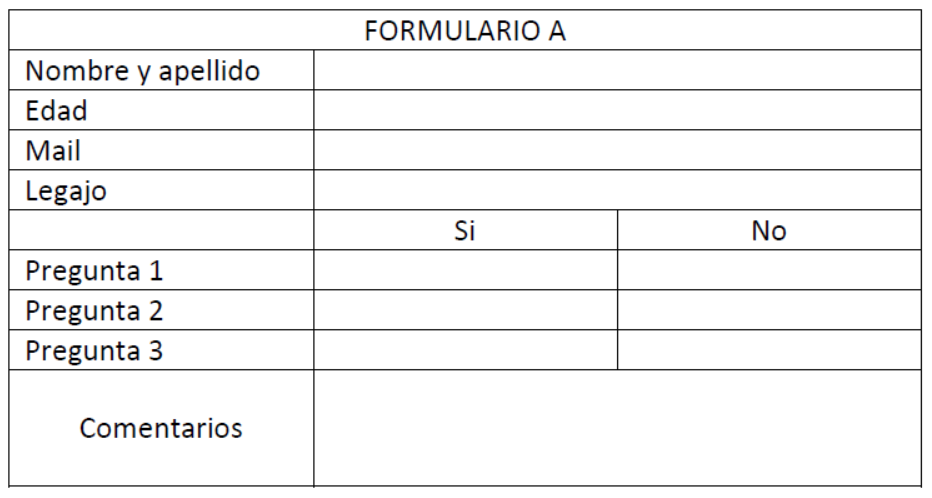
#> input picture formulario_vacio.png, 932 x 498 px
$ python tp1_pdi_ej2.py   (older library calls are emulated)
#> lines starting #> are read from the running program, lines starting #| are printed output that depends on the picture; after the words box and inside, x2 and y2 are one past the last pixel; in counts of white or black regions, pixels touching at a corner belong together
import cv2
import numpy as np


f_vacio = cv2.imread('formulario_vacio.png', cv2.IMREAD_GRAYSCALE)

f1 = cv2.imread('formulario_01.png', cv2.IMREAD_GRAYSCALE)
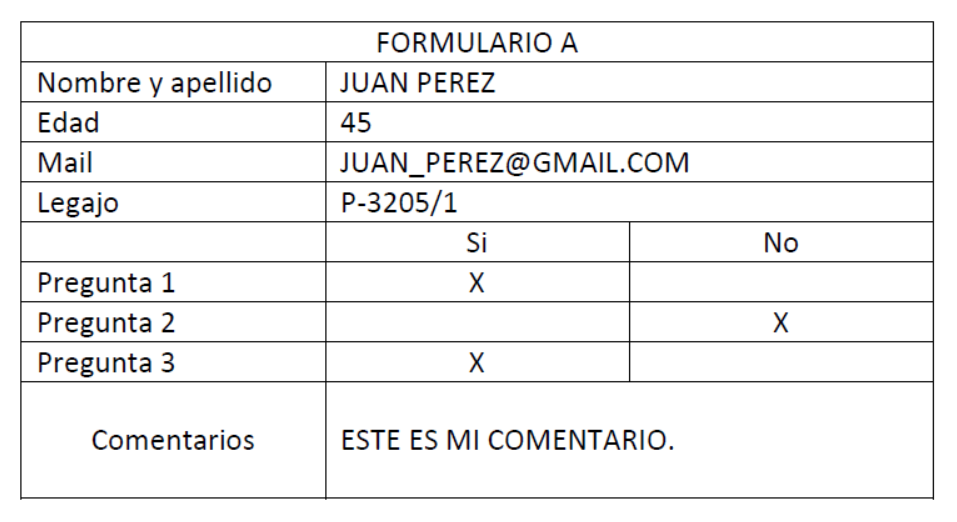
#> input picture formulario_01.png, 957 x 522 px
f2 = cv2.imread('formulario_02.png', cv2.IMREAD_GRAYSCALE)
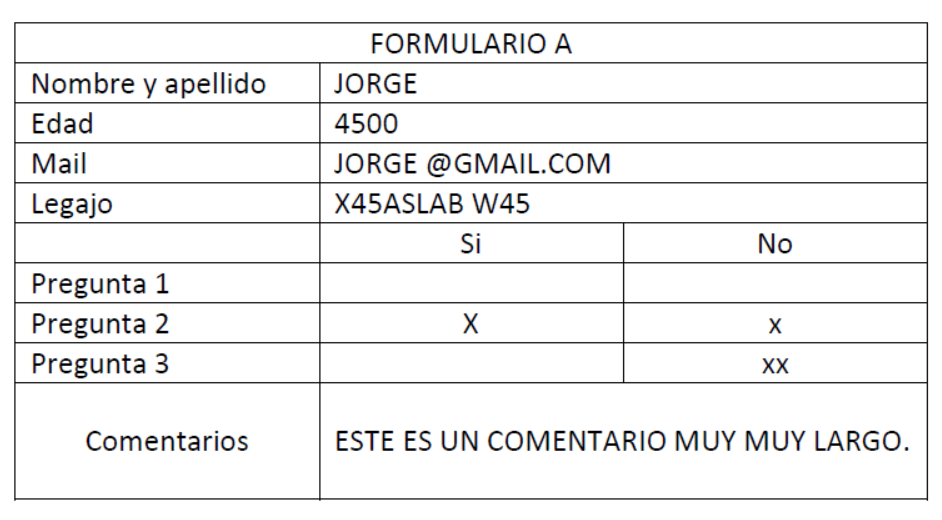
#> input picture formulario_02.png, 942 x 520 px
f3 = cv2.imread('formulario_03.png', cv2.IMREAD_GRAYSCALE)
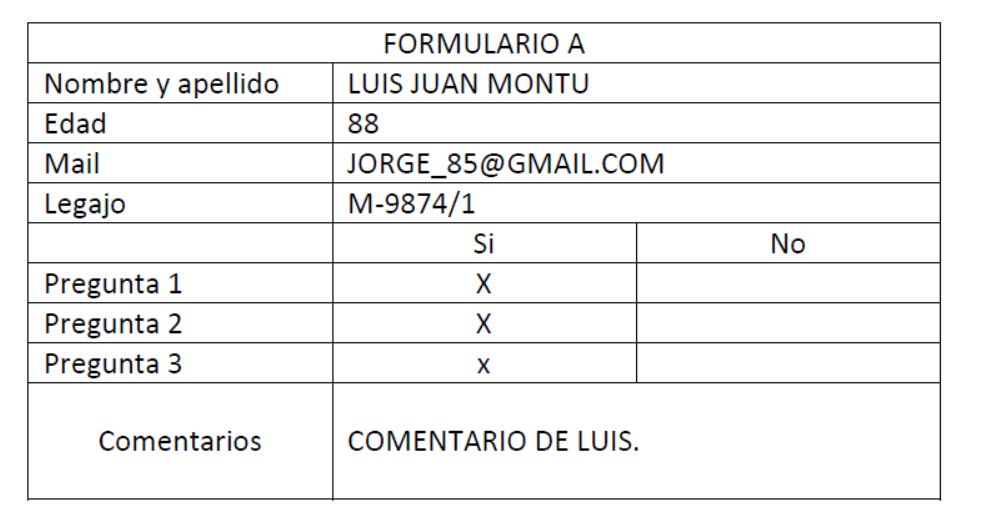
#> input picture formulario_03.png, 987 x 521 px
f4 = cv2.imread('formulario_04.png', cv2.IMREAD_GRAYSCALE)
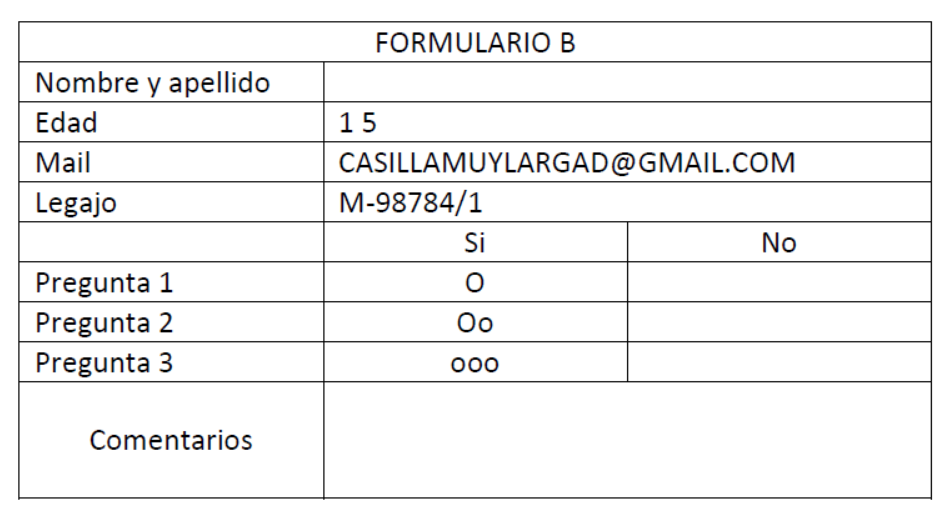
#> input picture formulario_04.png, 948 x 513 px
f5 = cv2.imread('formulario_05.png', cv2.IMREAD_GRAYSCALE)
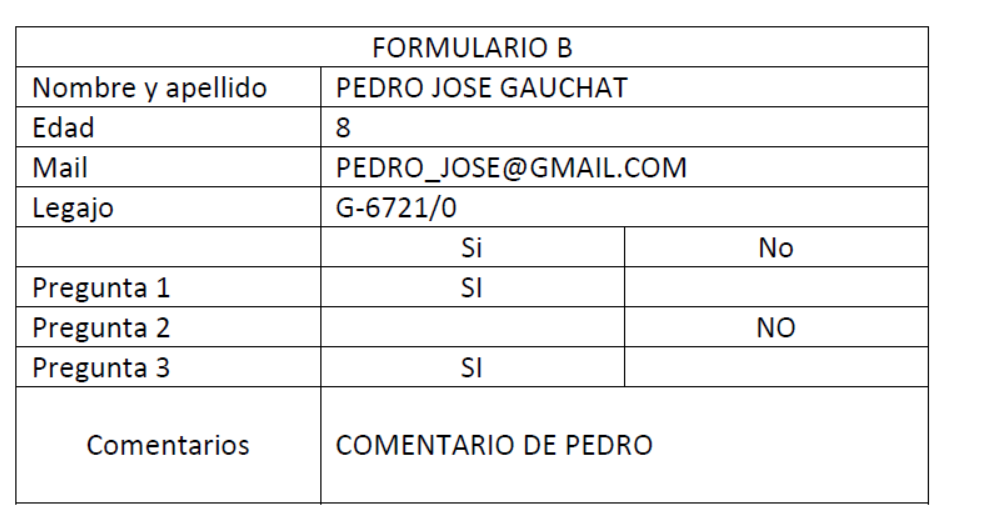
#> input picture formulario_05.png, 986 x 525 px

#---------------------Datos columnas-----------------------------------

#Obtenemos los índices de las columnas de cada celda

def indices_columnas(form):
    img_cols = np.sum(form,0)
    cant_cols = 2
    unique_values = np.unique(img_cols)
    top_cols_largest = unique_values[-cant_cols:]
    img_cols_th = img_cols >= min(top_cols_largest)
    col_indices = np.where(img_cols_th)
    list_col_indices = col_indices[0].tolist()
    col_ind_start = {}
    for i in range(len(list_col_indices)-2):
        # Verifica si el índice es impar
        if i % 2 != 0:
            # Asigna la clave como un número entero del 1 en adelante
            clave = len(col_ind_start) + 1
            # Asigna el valor como la posición impar de la lista más uno
            valor = list_col_indices[i] + 2
            # Agrega la entrada al diccionario
            col_ind_start[clave] = valor
    col_ind_end = {}
    for i in range(len(list_col_indices)):
        # Verifica si el índice es impar
        if i % 2 == 0 and i > 1:
            # Asigna la clave como un número entero del 1 en adelante
            clave = len(col_ind_end) + 1
            # Asigna el valor como la posición impar de la lista más uno
            valor = list_col_indices[i] - 2
            # Agrega la entrada al diccionario
            col_ind_end[clave] = valor
    valor_int = int((col_ind_end[2] - col_ind_start[2]) / 2)
    col_ind_start[3] = col_ind_start[2] + valor_int +3
    col_ind_end[3] = col_ind_end[2] - (valor_int +3)
    return col_ind_start, col_ind_end

#---------------------Datos filas---------------------------------

#Obtenemos los índices de las filas de cada celda

def indices_filas(form):
    img_rows = np.sum(form,1)
    cant_rows = 1
    unique_values = np.unique(img_rows)
    top_rows_largest = unique_values[-cant_rows:]
    img_rows_th = img_rows >= top_rows_largest
    row_indices = np.where(img_rows_th)
    list_row_indices = row_indices[0].tolist()
    row_ind_start = {}
    for i in range(len(list_row_indices)-2):
        # Verifica si el índice es impar
        if i % 2 != 0:
            # Asigna la clave como un número entero del 1 en adelante
            clave = len(row_ind_start) + 1
            # Asigna el valor como la posición impar de la lista más uno
            valor = list_row_indices[i] + 2
            # Agrega la entrada al diccionario
            row_ind_start[clave] = valor
    row_ind_end = {}
    for i in range(len(list_row_indices)):
        # Verifica si el índice es impar
        if i % 2 == 0 and i > 1:
            # Asigna la clave como un número entero del 1 en adelante
            clave = len(row_ind_end) + 1
            # Asigna el valor como la posición impar de la lista más uno
            valor = list_row_indices[i] - 2
            # Agrega la entrada al diccionario
            row_ind_end[clave] = valor
    return row_ind_start, row_ind_end

#-------------------------Campos formulario---------------------------------------

#Obtenemos las celdas de interés

def campos_formulario(form, row_ind_start, row_ind_end, col_ind_start, col_ind_end):
    tipo_form = form[row_ind_start[1]:row_ind_end[1] , col_ind_start[1]:col_ind_end[2]]
    nom_ape = form[row_ind_start[2]:row_ind_end[2] , col_ind_start[2]:col_ind_end[2]]
    edad = form[row_ind_start[3]:row_ind_end[3] , col_ind_start[2]:col_ind_end[2]]
    mail = form[row_ind_start[4]:row_ind_end[4] , col_ind_start[2]:col_ind_end[2]]
    legajo = form[row_ind_start[5]:row_ind_end[5] , col_ind_start[2]:col_ind_end[2]]
    preg1_si = form[row_ind_start[7]:row_ind_end[7] , col_ind_start[2]:col_ind_end[3]]
    preg2_si = form[row_ind_start[8]:row_ind_end[8] , col_ind_start[2]:col_ind_end[3]]
    preg3_si = form[row_ind_start[9]:row_ind_end[9] , col_ind_start[2]:col_ind_end[3]]
    preg1_no = form[row_ind_start[7]:row_ind_end[7] , col_ind_start[3]:col_ind_end[2]]
    preg2_no = form[row_ind_start[8]:row_ind_end[8] , col_ind_start[3]:col_ind_end[2]]
    preg3_no = form[row_ind_start[9]:row_ind_end[9] , col_ind_start[3]:col_ind_end[2]]
    coment = form[row_ind_start[10]:row_ind_end[10] , col_ind_start[2]:col_ind_end[2]]
    campos = [tipo_form, nom_ape, edad, mail, legajo, preg1_si, preg2_si, preg3_si, preg1_no, preg2_no, preg3_no, coment]
    return campos


#Obtenemos cantidad de palabras y caracteres
def comp_conectados_espacios(celda):
    f_point = celda < 150
    f_point = f_point.astype(np.uint8)
    connectivity = 8
    num_labels, labels, stats, centroids = cv2.connectedComponentsWithStats(f_point, connectivity, cv2.CV_32S)
    caracteres = 0
    palabras = 0
    if  num_labels <= 2:
        caracteres = num_labels - 1
        palabras = num_labels - 1
    else:
        ind_ord = np.argsort(stats[:,0])
        stats_ord = stats[ind_ord]
        resultados = []
        for i in range(2,num_labels):
            fila_actual = stats_ord[i]
            fila_anterior = stats_ord[i - 1]
            suma = fila_actual[0] - (fila_anterior[0] + fila_anterior[2])
            resultados.append(suma)
        espacios = 0
        for valor in resultados:
            if valor >= 9:
                espacios += 1
        palabras = espacios + 1
        caracteres = num_labels + espacios - 1
    return caracteres, palabras


#Obtenemos la cantidad de píxeles de de la letra del formulRIO
def num_pix_letra_for(f):
    img_th = f < 200
    row_inicio, row_final = indices_filas(img_th)
    col_inicio, col_final = indices_columnas(img_th)
    campos = campos_formulario(f,row_inicio, row_final, col_inicio, col_final)
    f_point = campos[0] < 150
    f_point = f_point.astype(np.uint8)
    connectivity = 8
    num_labels, labels, stats, centroids = cv2.connectedComponentsWithStats(f_point, connectivity, cv2.CV_32S)
    ind_ord = np.argsort(stats[:,0])
    stats_ord = stats[ind_ord]
    valor_letra = stats_ord[-1, -1]
    return valor_letra


def formularios(f, nro):


    def tipo_formulario(form):
        letra = num_pix_letra_for(form)
        tipo_form = "A" if letra == letra_a  else "B"
        return tipo_form
    def nombre_apellido(nom_ape):
        caracteres, palabras = comp_conectados_espacios(nom_ape)
        result_nomb_ape = "OK" if 1 < caracteres <= 25 and palabras > 1 else "MAL"
        return result_nomb_ape
    def edad(edad):
        caracteres, palabras = comp_conectados_espacios(edad)
        result_edad = "OK" if 0 < caracteres <= 3 and palabras == 1 else "MAL"
        return result_edad
    def mail(mail):
        caracteres, palabras = comp_conectados_espacios(mail)
        result_mail = "OK" if 1 < caracteres <= 25 and palabras == 1 else "MAL"
        return result_mail
    def legajo(legajo):
        caracteres, palabras = comp_conectados_espacios(legajo)
        result_legajo = "OK" if caracteres == 8 and palabras == 1 else "MAL"
        return result_legajo
    def preg1(preg_si, preg_no):
        caracteres_si, palabras_si = comp_conectados_espacios(preg_si)
        caracteres_no, palabras_no = comp_conectados_espacios(preg_no)
        if (caracteres_si == 1 and caracteres_no != 1) or (caracteres_si != 1 and caracteres_no == 1):
            result_preg1 = "OK"
        else:
            result_preg1 = "MAL"
        return result_preg1
    def preg2(preg_si, preg_no):
        caracteres_si, palabras_si = comp_conectados_espacios(preg_si)
        caracteres_no, palabras_no = comp_conectados_espacios(preg_no)
        if (caracteres_si == 1 and caracteres_no != 1) or (caracteres_si != 1 and caracteres_no == 1):
            result_preg2 = "OK"
        else:
            result_preg2 = "MAL"
        return result_preg2
    def preg3(preg_si, preg_no):
        caracteres_si, palabras_si = comp_conectados_espacios(preg_si)
        caracteres_no, palabras_no = comp_conectados_espacios(preg_no)
        if (caracteres_si == 1 and caracteres_no != 1) or (caracteres_si != 1 and caracteres_no == 1):
            result_preg3 = "OK"
        else:
            result_preg3 = "MAL"
        return result_preg3
    def comentario(coment):
        caracteres, palabras = comp_conectados_espacios(coment)
        result_comentario = "OK" if 1 < caracteres <= 25 and palabras >= 1 else "MAL"
        return result_comentario

    img_th = f < 200

    row_inicio, row_final = indices_filas(img_th)
    col_inicio, col_final = indices_columnas(img_th)

    campos = campos_formulario(f,row_inicio, row_final, col_inicio, col_final)

    resultados = {
        "Tipo de Formulario": tipo_formulario(f),
        "Nombre y Apellido": nombre_apellido(campos[1]),
        "Edad": edad(campos[2]),
        "Mail": mail(campos[3]),
        "Legajo": legajo(campos[4]),
        "Pregunta 1": preg1(campos[5],campos[8]),
        "Pregunta 2": preg2(campos[6],campos[9]),
        "Pregunta 3": preg3(campos[7],campos[10]),
        "Comentario": comentario(campos[11])
    }
    print("+------------------------+-----------+")
    print(f"|         Formulario {nro}               |")
    print("+------------------------+-----------+")
    print("| Campo                  | Resultado |")
    print("+------------------------+-----------+")
    for campo, resultado in resultados.items():
        print(f"| {campo:<22} |   {resultado:<7} |")
    print("+------------------------+-----------+")

letra_a = num_pix_letra_for(f_vacio)
#> in num_pix_letra_for, `img_th = f < 200`:
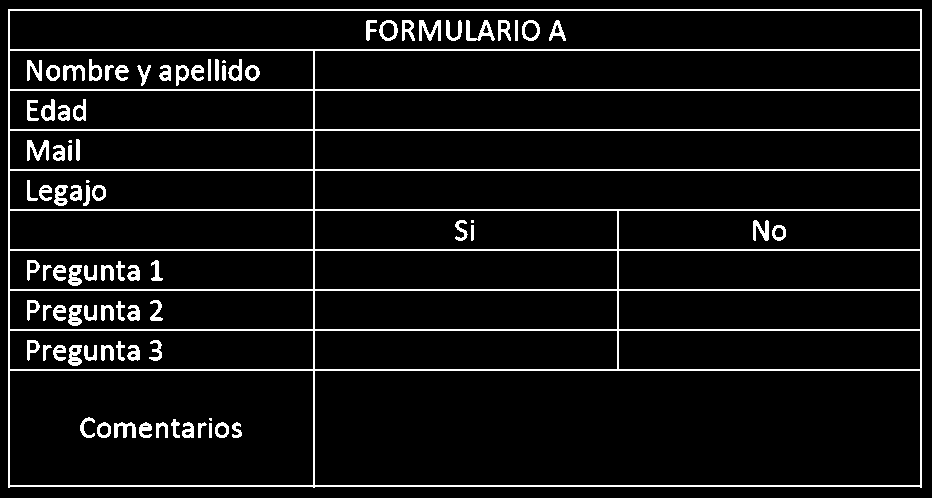
#> img_th: shape (498, 932) bool; 7.2% white in thin lines or dots
#> in indices_filas, `img_rows = np.sum(form,1)`: img_rows = 498 values, max 914 at index 9, min 0 at index 0, mean 67.5
#> in indices_filas, `unique_values = np.unique(img_rows)`: unique_values = 90 values from 0 to 914
#> in indices_filas, `top_rows_largest = unique_values[-cant_rows:]`: top_rows_largest = [914]
#> in indices_filas, `list_row_indices = row_indices[0].tolist()`: list_row_indices = [9, 10, 49, 50, 89, 90, 129, 130, 169, 170, 209, 210, 249, 250, 289, 290, 329, 330, 369, 370, 485, 486]
#> the loop in indices_filas, `for i in range(len(list_row_indices)-2):` made 20 passes
#> valor on passes 2, 4, 6, 8, 10, 12, 14, 16: 12, 52, 92, 132, 172, 212, 252, 292
#> after the loop in indices_filas, `for i in range(len(list_row_indices)-2):`: row_ind_start = 10 items
#> the loop in indices_filas, `for i in range(len(list_row_indices)):` made 22 passes
#> valor on passes 3, 5, 7, 9, 11, 13, 15, 17: 47, 87, 127, 167, 207, 247, 287, 327
#> in indices_columnas, `img_cols = np.sum(form,0)`: img_cols = 932 values, max 479 at index 8, min 0 at index 0, mean 36.07
#> in indices_columnas, `unique_values = np.unique(img_cols)`: unique_values = 88 values from 0 to 479
#> in indices_columnas, `top_cols_largest = unique_values[-cant_cols:]`: top_cols_largest = [441, 479]
#> in indices_columnas, `col_indices = np.where(img_cols_th)`: col_indices = ([8, 9, 313, 314, 920, 921],)
#> in indices_columnas, `list_col_indices = col_indices[0].tolist()`: list_col_indices = [8, 9, 313, 314, 920, 921]
#> the loop in indices_columnas, `for i in range(len(list_col_indices)-2):` made 4 passes
#> (clave, valor) on passes 2, 4: (1, 11), (2, 316)
#> after the loop in indices_columnas, `for i in range(len(list_col_indices)-2):`: col_ind_start = {1: 11, 2: 316}
#> the loop in indices_columnas, `for i in range(len(list_col_indices)):` made 6 passes
#> (clave, valor) on passes 3, 5: (1, 311), (2, 918)
#> after the loop in indices_columnas, `for i in range(len(list_col_indices)):`: col_ind_end = {1: 311, 2: 918}
#> in indices_columnas, `valor_int = int((col_ind_end[2] - col_ind_start[2]) / 2)`: valor_int = 301
#> in num_pix_letra_for, `col_inicio, col_final = indices_columnas(img_th)`: col_inicio = {1: 11, 2: 316, 3: 620}; col_final = {1: 311, 2: 918, 3: 614}
#> in num_pix_letra_for, `campos = campos_formulario(f,row_inicio, row_final, col_inicio, col_fi..`: campos = 12 items
#> in num_pix_letra_for, `num_labels, labels, stats, centroids = cv2.connectedComponentsWithStat..`: num_labels = 12; stats = [[0, 0, 907, 35, 30485], [356, 8, 10, 20, 84], [369, 8, 17, 21, 124], [391, 8, 13, 20, 123], [408, 8, 22, 20, 210], [436, 8, 14, 21, 96], [456, 8, 10, 21, 61], [467, 8, 17, 20, 118], [487, 8, 13, 20, 138], [504, 8, 3, 20, 58], [511, 8, 17, 21, 128], [538, 8, 17, 20, 120]]; centroids = [[453.1, 16.96], [359, 15.31], [377.2, 17.92], [396.1, 16.58], [418.4, 17.61], [442.3, 19.42], [458.1, 21.08], [474.7, 18.85], [491.9, 16.78], [505, 17.83], [518.9, 17.8], [546, 18.92]]
#> in num_pix_letra_for, `ind_ord = np.argsort(stats[:,0])`: ind_ord = [0, 1, 2, 3, 4, 5, 6, 7, 8, 9, 10, 11]
#> in num_pix_letra_for, `stats_ord = stats[ind_ord]`: stats_ord has the same summary as stats
#> in num_pix_letra_for, `valor_letra = stats_ord[-1, -1]`: valor_letra = 120
#> letra_a = 120

formularios(f1,1)
#> the loop in indices_filas (call 2), `for i in range(len(list_row_indices)-2):` made 20 passes
#> valor on passes 2, 4, 6, 8, 10, 12, 14, 16: 24, 64, 104, 144, 184, 224, 264, 304
#> the loop in indices_filas (call 2), `for i in range(len(list_row_indices)):` made 22 passes
#> valor on passes 3, 5, 7, 9, 11, 13, 15, 17: 59, 99, 139, 179, 219, 259, 299, 339
#> in formularios, `row_inicio, row_final = indices_filas(img_th)`: row_inicio = 10 items
#> the loop in indices_columnas (call 2), `for i in range(len(list_col_indices)-2):` made 4 passes
#> (clave, valor) on passes 2, 4: (1, 23), (2, 328)
#> the loop in indices_columnas (call 2), `for i in range(len(list_col_indices)):` made 6 passes
#> (clave, valor) on passes 3, 5: (1, 323), (2, 930)
#> in formularios, `col_inicio, col_final = indices_columnas(img_th)`: col_inicio = {1: 23, 2: 328, 3: 632}; col_final = {1: 323, 2: 930, 3: 626}
#> in formularios, `campos = campos_formulario(f,row_inicio, row_final, col_inicio, col_fi..`: campos = 12 items
#> in tipo_formulario, `letra = num_pix_letra_for(form)`: letra = 120
#> in tipo_formulario, `tipo_form = "A" if letra == letra_a  else "B"`: tipo_form = 'A'
#> in comp_conectados_espacios, `num_labels, labels, stats, centroids = cv2.connectedComponentsWithStat..`: num_labels = 10; stats = [[0, 0, 602, 35, 20017], [12, 8, 8, 21, 66], [25, 8, 15, 21, 122], [43, 8, 17, 20, 120], [63, 8, 16, 20, 164], [91, 8, 12, 20, 98], [107, 8, 11, 21, 123], [123, 8, 13, 20, 123], [140, 8, 11, 21, 124], [153, 8, 14, 21, 113]]; centroids = [[311.4, 16.96], [17.29, 18.86], [31.89, 18.43], [51.32, 18.88], [70.6, 17.63], [95.08, 15.49], [110.8, 17.75], [128.2, 16.54], [143.7, 17.67], [159.6, 18.08]]
#> in comp_conectados_espacios, `ind_ord = np.argsort(stats[:,0])`: ind_ord = [0, 1, 2, 3, 4, 5, 6, 7, 8, 9]
#> in comp_conectados_espacios, `stats_ord = stats[ind_ord]`: stats_ord has the same summary as stats
#> the loop in comp_conectados_espacios, `for i in range(2,num_labels):` made 8 passes
#> (fila_actual, fila_anterior, suma) on passes 1 to 8: ([25, 8, 15, 21, 122], [12, 8, 8, 21, 66], 5), ([43, 8, 17, 20, 120], [25, 8, 15, 21, 122], 3), ([63, 8, 16, 20, 164], [43, 8, 17, 20, 120], 3), ([91, 8, 12, 20, 98], [63, 8, 16, 20, 164], 12), ([107, 8, 11, 21, 123], [91, 8, 12, 20, 98], 4), ([123, 8, 13, 20, 123], [107, 8, 11, 21, 123], 5), ([140, 8, 11, 21, 124], [123, 8, 13, 20, 123], 4), ([153, 8, 14, 21, 113], [140, 8, 11, 21, 124], 2)
#> after the loop in comp_conectados_espacios, `for i in range(2,num_labels):`: resultados = [5, 3, 3, 12, 4, 5, 4, 2]
#> the loop in comp_conectados_espacios, `for valor in resultados:` made 8 passes
#> (valor, espacios) on pass 4: (12, 1)
#> after the loop in comp_conectados_espacios, `for valor in resultados:`: espacios = 1
#> in comp_conectados_espacios, `palabras = espacios + 1`: palabras = 2
#> in comp_conectados_espacios, `caracteres = num_labels + espacios - 1`: caracteres = 10
#> in nombre_apellido, `caracteres, palabras = comp_conectados_espacios(nom_ape)`: palabras = 2
#> in nombre_apellido, `result_nomb_ape = "OK" if 1 < caracteres <= 25 and palabras > 1 else "..`: result_nomb_ape = 'OK'
#> the loop in comp_conectados_espacios (call 2), `for i in range(2,num_labels):` made 1 pass
#> (fila_actual, fila_anterior, suma) on pass 1: ([30, 8, 13, 21, 110], [13, 8, 14, 20, 102], 3)
#> the loop in comp_conectados_espacios (call 2), `for valor in resultados:` made 1 pass
#> valor on pass 1: 3
#> in edad, `caracteres, palabras = comp_conectados_espacios(edad)`: caracteres = 2; palabras = 1
#> in edad, `result_edad = "OK" if 0 < caracteres <= 3 and palabras == 1 else "MAL"`: result_edad = 'OK'
#> in comp_conectados_espacios (call 3), `num_labels, labels, stats, centroids = cv2.connectedComponentsWithStat..`: num_labels = 21; stats = 21 rows, first 6: [0, 0, 602, 35, 18848], [12, 8, 8, 20, 65], [25, 8, 15, 20, 120], [43, 8, 17, 20, 115], [63, 8, 16, 20, 164], [100, 8, 11, 20, 96]; centroids = 21 rows, first 8: [313.9, 16.88], [17.32, 18.72], [31.89, 18.27], [51.33, 18.7], [70.59, 17.52], [103.8, 15.46], [119.5, 17.02], [137, 16.62]
#> in comp_conectados_espacios (call 3), `stats_ord = stats[ind_ord]`: stats_ord = 21 rows, first 6: [0, 0, 602, 35, 18848], [12, 8, 8, 20, 65], [25, 8, 15, 20, 120], [43, 8, 17, 20, 115], [63, 8, 16, 20, 164], [81, 31, 15, 2, 30]
#> in mail, `caracteres, palabras = comp_conectados_espacios(mail)`: caracteres = 20; palabras = 1
#> in mail, `result_mail = "OK" if 1 < caracteres <= 25 and palabras == 1 else "MAL"`: result_mail = 'OK'
#> in comp_conectados_espacios (call 4), `f_point = celda < 150`:
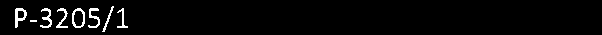
#> f_point: shape (35, 602) bool; 3.1% white in thin lines or dots, all inside (x1, y1, x2, y2) = (15, 6, 128, 32)
#> in comp_conectados_espacios (call 4), `num_labels, labels, stats, centroids = cv2.connectedComponentsWithStat..`: num_labels = 9; stats = [[0, 0, 602, 35, 20417], [102, 6, 12, 26, 62], [15, 8, 12, 20, 116], [40, 8, 12, 20, 99], [56, 8, 12, 20, 87], [72, 8, 13, 20, 108], [88, 8, 12, 20, 99], [117, 8, 11, 20, 68], [30, 20, 7, 2, 14]]; centroids = [[307.9, 16.98], [107.6, 18.87], [19.05, 15.74], [46.55, 17.82], [62.01, 18.21], [77.98, 17.58], [93.62, 17.06], [121.9, 19.09], [33, 20.5]]
#> (the rest of the program and of its run is left out)
